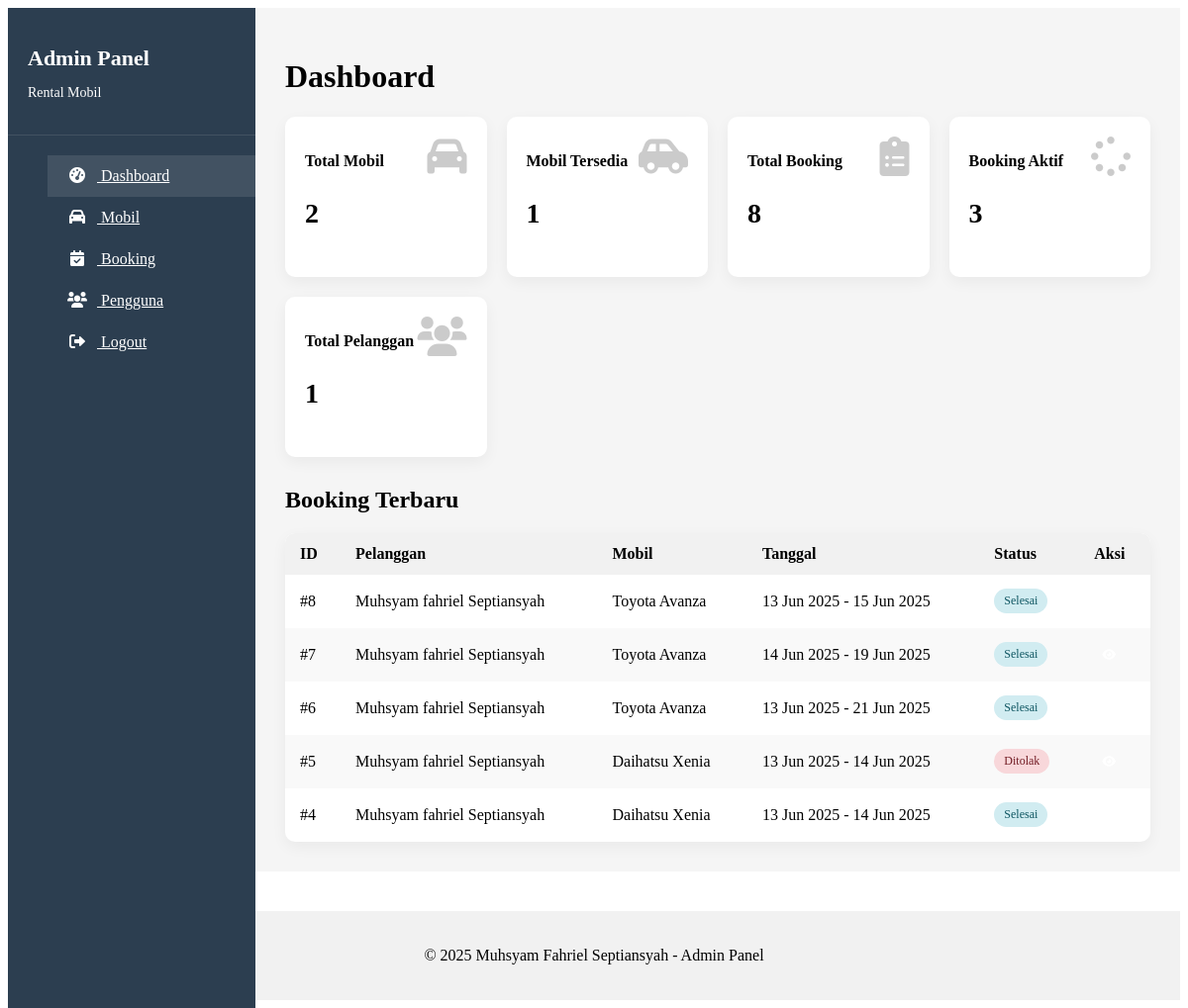
/admin/dashboard.php (signed in), run on the app's committed database.
### tables this page shows
CREATE TABLE `booking` (
  `id` int(11) NOT NULL,
  `user_id` int(11) NOT NULL,
  `mobil_id` int(11) NOT NULL,
  `tanggal_mulai` date NOT NULL,
  `tanggal_selesai` date NOT NULL,
  `durasi` int(11) NOT NULL,
  `harga` int(11) NOT NULL,
  `total` int(11) NOT NULL,
  `status` enum('diproses','disetujui','ditolak','selesai') NOT NULL DEFAULT 'diproses',
  `tanggal_booking` timestamp NOT NULL DEFAULT current_timestamp(),
  `catatan` text DEFAULT NULL,
  `metode_pembayaran` enum('transfer_bank','cod','ewallet') DEFAULT NULL,
  `nama` varchar(100) NOT NULL,
  `telepon` varchar(20) NOT NULL,
  `alamat` text NOT NULL,
  `foto_ktp` varchar(255) DEFAULT NULL,
  `bukti_pembayaran` varchar(255) DEFAULT NULL
);

CREATE TABLE `users` (
  `id` int(11) NOT NULL,
  `nama` varchar(100) NOT NULL,
  `email` varchar(100) NOT NULL,
  `username` varchar(50) NOT NULL,
  `password` varchar(255) NOT NULL,
  `telepon` varchar(20) NOT NULL,
  `alamat` text NOT NULL,
  `role` enum('admin','user') NOT NULL DEFAULT 'user',
  `created_at` timestamp NOT NULL DEFAULT current_timestamp()
);

CREATE TABLE `mobil` (
  `id` int(11) NOT NULL,
  `merk` varchar(50) NOT NULL,
  `model` varchar(50) NOT NULL,
  `tahun` int(4) NOT NULL,
  `warna` varchar(30) NOT NULL,
  `kursi` int(2) NOT NULL,
  `harga` int(11) NOT NULL,
  `status` enum('tersedia','tidak tersedia') NOT NULL DEFAULT 'tersedia',
  `gambar` varchar(100) NOT NULL DEFAULT 'default.jpg',
  `deskripsi` text DEFAULT NULL,
  `created_at` timestamp NOT NULL DEFAULT current_timestamp()
);

### admin/dashboard.php (the view, shortened to what this page needs)
<?php
require_once '../config/database.php';
$stats = [
    'total_cars' => $db->query("SELECT COUNT(*) FROM mobil")->fetch_row()[0],
    'available_cars' => $db->query("SELECT COUNT(*) FROM mobil WHERE status = 'tersedia'")->fetch_row()[0],
    'total_bookings' => $db->query("SELECT COUNT(*) FROM booking")->fetch_row()[0],
    'active_bookings' => $db->query("SELECT COUNT(*) FROM booking WHERE status = 'diproses'")->fetch_row()[0],
    'total_users' => $db->query("SELECT COUNT(*) FROM users WHERE role = 'user'")->fetch_row()[0]
];
?>
<!DOCTYPE html>
<html lang="id">
<head>
    <link rel="stylesheet" href="../css/admin.css">
    <link rel="stylesheet" href="https://cdnjs.cloudflare.com/ajax/libs/font-awesome/6.0.0-beta3/css/all.min.css">
</head>
<body>
    <?php include '../includes/admin_header.php'; ?>
    <div class="admin-container">
        <?php include __DIR__ . '/includes/sidebar.php'; ?>
        <main class="admin-content">
            <h1>Dashboard</h1>
            <div class="stats-grid">
                <div class="stat-card">
                    <h3>Total Mobil</h3>
                    <p><?= $stats['total_cars'] ?></p>
                    <i class="fas fa-car"></i>
                </div>
                <div class="stat-card">
                    <h3>Mobil Tersedia</h3>
                    <p><?= $stats['available_cars'] ?></p>
                    <i class="fas fa-car-side"></i>
                </div>
                <div class="stat-card">
                    <h3>Total Booking</h3>
                    <p><?= $stats['total_bookings'] ?></p>
                    <i class="fas fa-clipboard-list"></i>
                </div>
                <div class="stat-card">
                    <h3>Booking Aktif</h3>
                    <p><?= $stats['active_bookings'] ?></p>
                    <i class="fas fa-spinner"></i>
                </div>
                <div class="stat-card">
                    <h3>Total Pelanggan</h3>
                    <p><?= $stats['total_users'] ?></p>
                    <i class="fas fa-users"></i>
                </div>
            </div>
            <section class="recent-bookings">
                <h2>Booking Terbaru</h2>
                <?php
                $bookings = $db->query("
                    SELECT b.*, m.merk, m.model, u.nama
                    FROM booking b
                    JOIN mobil m ON b.mobil_id = m.id
                    JOIN users u ON b.user_id = u.id
                    ORDER BY b.tanggal_booking DESC
                    LIMIT 5
                ");
                ?>
                <table>
                    <thead>
                        <tr>
                            <th>ID</th>
                            <th>Pelanggan</th>
                            <th>Mobil</th>
                            <th>Tanggal</th>
                            <th>Status</th>
                            <th>Aksi</th>
                        </tr>
                    </thead>
                    <tbody>
                        <?php while($booking = $bookings->fetch_assoc()): ?>
                        <tr>
                            <td>#<?= $booking['id'] ?></td>
                            <td><?= $booking['nama'] ?></td>
                            <td><?= $booking['merk'] ?> <?= $booking['model'] ?></td>
                            <td><?= date('d M Y', strtotime($booking['tanggal_mulai'])) ?> - <?= date('d M Y', strtotime($booking['tanggal_selesai'])) ?></td>
                            <td><span class="status-badge <?= $booking['status'] ?>"><?= ucfirst($booking['status']) ?></span></td>
                            <td>
                                <a href="booking_detail.php?id=<?= $booking['id'] ?>" class="btn-action view" title="Detail"><i class="fas fa-eye"></i></a>
                            </td>
                        </tr>
                        <?php endwhile; ?>
                    </tbody>
                </table>
            </section>
        </main>
    </div>
    <footer style="text-align: center; margin-top: 40px; padding: 20px 0; background-color: #f1f1f1;">
        <p>&copy; <?= date('Y') ?> Muhsyam Fahriel Septiansyah - Admin Panel</p>
    </footer>
</body>
</html>

### css/admin.css (style rules this page uses)
.admin-container { display: flex; min-height: 100vh; }
.admin-content { flex: 1; margin-left: 250px; padding: 30px; background-color: #f5f5f5; }
.stats-grid { display: grid; grid-template-columns: repeat(auto-fit, minmax(200px, 1fr)); gap: 20px; margin-bottom: 30px; }
.stat-card { background-color: white; padding: 20px; border-radius: 10px; box-shadow: 0 5px 15px rgba(0, 0, 0, 0.05); position: relative; overflow: hidden; }
.stat-card h3 { font-size: 16px; color: var(--gray-dark); margin-bottom: 10px; }
.stat-card p { font-size: 28px; font-weight: bold; color: var(--dark); }
.stat-card i { position: absolute; right: 20px; top: 20px; font-size: 40px; opacity: 0.2; }
table { width: 100%; border-collapse: collapse; background-color: white; box-shadow: 0 5px 15px rgba(0, 0, 0, 0.05); border-radius: 10px; overflow: hidden; }
table th, table td { padding: 12px 15px; text-align: left; }
table th { background-color: var(--primary); color: white; font-weight: 500; }
table tr:nth-child(even) { background-color: #f9f9f9; }
.status-badge { display: inline-block; padding: 5px 10px; border-radius: 20px; font-size: 12px; font-weight: 500; }
.status-badge.ditolak { background-color: #f8d7da; color: #721c24; }
.status-badge.selesai { background-color: #d1ecf1; color: #0c5460; }
.btn-action { display: inline-block; width: 30px; height: 30px; border-radius: 50%; text-align: center; line-height: 30px; color: white; font-size: 12px; transition: all 0.3s; }
.btn-action.view { background-color: var(--primary); }
body, html { overflow-x: hidden; }
.admin-container { display: flex; flex-wrap: nowrap; width: 100%; }
table th { background-color: #f1f1f1; color: #000000; font-weight: bold; padding: 12px 15px; }

### data on the page
booking: id "8", user.nama "Muhsyam fahriel Septiansyah", mobil.merk "Toyota", mobil.model "Avanza", tanggal_mulai "13 Jun 2025", tanggal_selesai "15 Jun 2025", status "Selesai"
booking: id "7", user.nama "Muhsyam fahriel Septiansyah", mobil.merk "Toyota", mobil.model "Avanza", tanggal_mulai "14 Jun 2025", tanggal_selesai "19 Jun 2025", status "Selesai"
booking: id "6", user.nama "Muhsyam fahriel Septiansyah", mobil.merk "Toyota", mobil.model "Avanza", tanggal_mulai "13 Jun 2025", tanggal_selesai "21 Jun 2025", status "Selesai"
booking: id "5", user.nama "Muhsyam fahriel Septiansyah", mobil.merk "Daihatsu", mobil.model "Xenia", tanggal_mulai "13 Jun 2025", tanggal_selesai "14 Jun 2025", status "Ditolak"
booking: id "4", user.nama "Muhsyam fahriel Septiansyah", mobil.merk "Daihatsu", mobil.model "Xenia", tanggal_mulai "13 Jun 2025", tanggal_selesai "14 Jun 2025", status "Selesai"

### other printed values
$stats['total_cars'] "2"
$stats['available_cars'] "1"
$stats['total_bookings'] "8"
$stats['active_bookings'] "3"
$stats['total_users'] "1"
